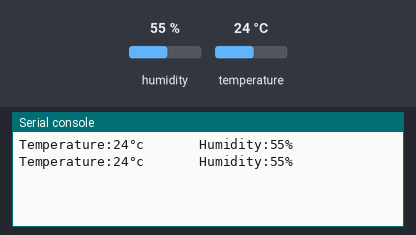
Bench run of a program on a simulated ESP32 board running MicroPython. Parts: the last lines printed to the serial console. The inputs (shaded band) are chosen by the test bench; at power-on: humidity 55 %, temperature 24 °C.

Above: at 1.2 s.
1.3 s: humidity set to 22 %
At 1.71 s:
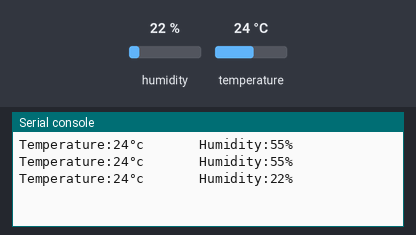
2.8 s: temperature set to 12 °C
At 3.13 s:
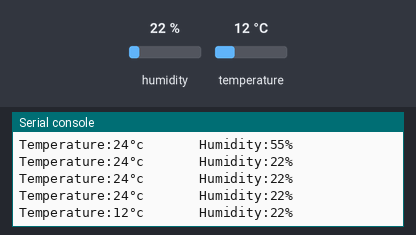
4.3 s: humidity set to 40 %
At 4.55 s:
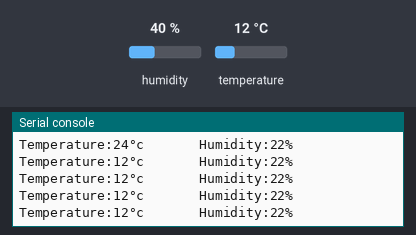
Timing chart, 0 to 7.3 s (numbered marks = the images above; inputs shaded):
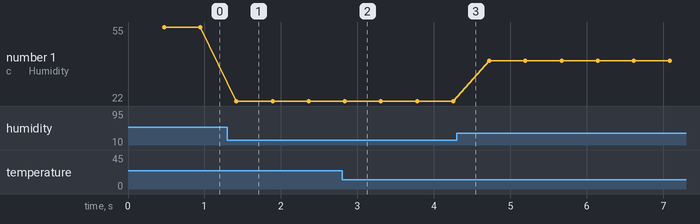

The program:

DHT11_simple.py
```python
from dht import DHT11
from time import sleep
from machine import Pin
while 1:
    sleep(0.45)
    dht=DHT11(Pin(22))
    dht.measure()
    print(f"Temperature:{dht.temperature()}°c       Humidity:{dht.humidity()}%")
```

Measured:
- after the input at 1.3 s, the serial console: prints a new line after 0.12 s (image 1)
- after the input at 2.8 s, the serial console: prints a new line at once (image 2)
- plotted number 1: 55 → 22 after the input at 1.3 s, 22 → 40 after the input at 4.3 s
